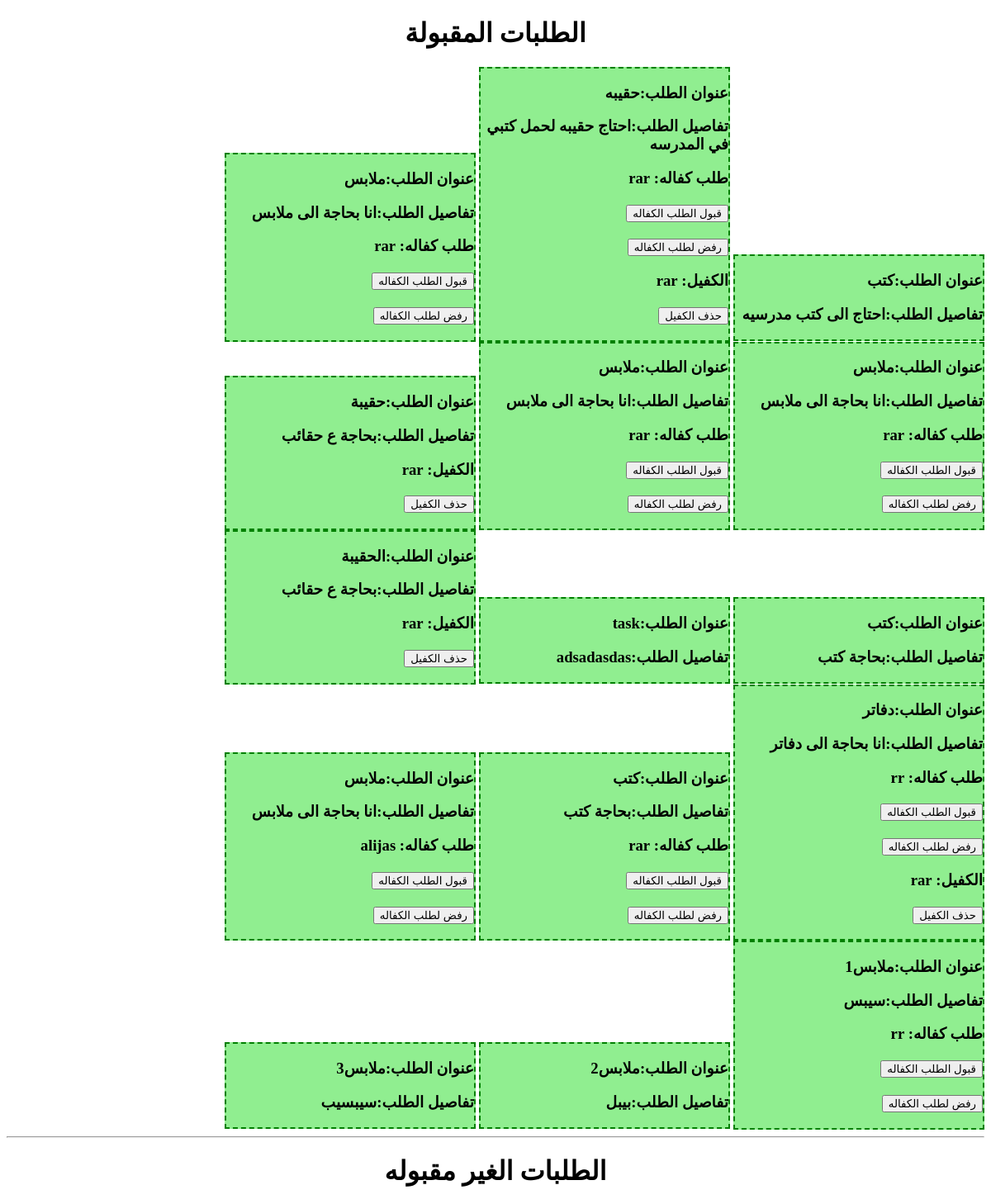
The app's page /sponsor/kafalat/ (signed in), older data.
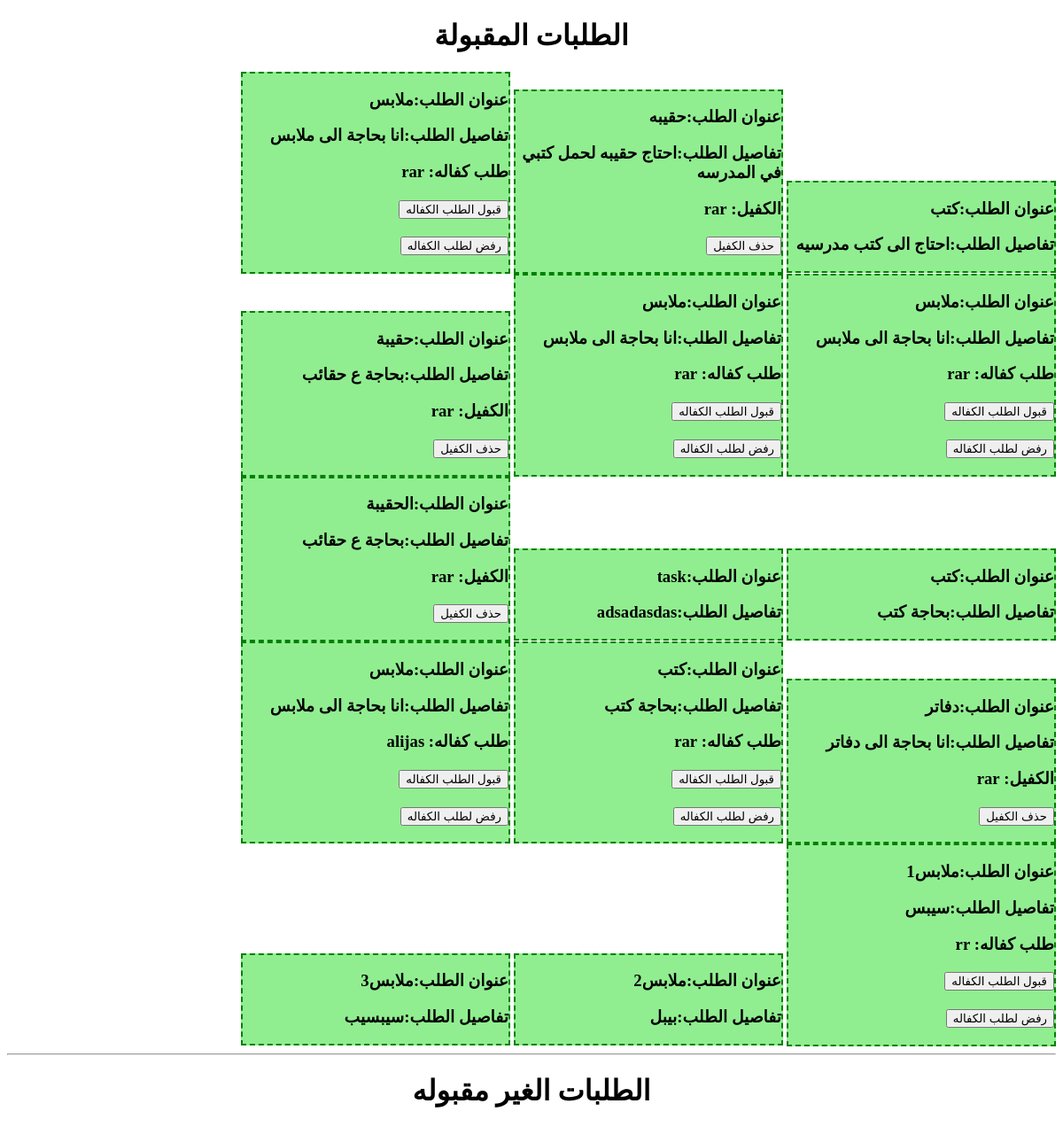
The same page, newer data.
### Students/models.py (models this page shows, shortened)
class Req_st(models.Model):
    title=models.CharField(max_length=200)
    info=models.TextField(max_length=1900)
    sender=models.CharField(max_length=200)
    date_up=models.DateField(auto_now_add=True)
    sponser=models.CharField(max_length=200,blank=True)
    approved=models.BooleanField(default=False)
    req_spon=models.CharField(max_length=250,blank=True)
    disable=models.BooleanField(default=False)

### Sponsors/views.py (the view)
@requires_csrf_token
def displayKafalat(request):
    if auth(request) == 2 or auth(request) == 1:  # sponsor or admin
        kta = Req_st.objects.filter(approved = True)
        kT = Req_st.objects.filter(sponser='',req_spon='',approved = True,disable = False)
        kF = Req_st.objects.filter(sponser='',req_spon='',approved = False,disable = False)
        return render(request, 'kafalat.html',{'kT':kT, 'kF': kF, 'kta':kta, 'auth': auth(request)})
    else:
        return redirect('home')

### accounts/views.py (called while the page is built, shortened)
def auth(request):
    sponsor_approved = Sponsor.objects.filter(username=request.user)
    student_approved = Students.objects.filter(username=request.user)
    x = 0
    if request.user.is_authenticated and not sponsor_approved and not student_approved:
        x = 1  # admin
    else:
        x = 4  # user
    return x

### Sponsors/templates/kafalat.html (shortened to what this page needs)
<!DOCTYPE html>
<html>
<head>
</head>
<body dir="rtl">
  {% if auth == 1%}
  <center><h1>الطلبات المقبولة<br></center>
      {% for i in kta %}
      <div style="border: dashed 2px green; width: 300px;display: inline-block; background-color: lightgreen;" dir="rtl">
                        <h3>عنوان الطلب:{{ i.title | safe }} </h3>
                      <h3>تفاصيل الطلب:{{ i.info | safe }}</h3>
                      {% if i.req_spon != '' %}
                                    <h3> طلب كفاله: {{ i.req_spon | safe }}</h3>
                                      <h3><button onclick="window.location.href='adminA/{{i.id | safe}}'"> قبول الطلب الكفاله </button></h3>
                                    <h3><button onclick="window.location.href='adminb/{{i.id | safe}}'"> رفض لطلب  الكفاله </button></h3>
                                  {% endif %}
                                  {% if i.sponser != '' %}
                                                <h3> الكفيل: {{ i.sponser | safe }}</h3>
                                                  <h3><button onclick="window.location.href='admind/{{i.id | safe}}'"> حذف الكفيل  </button></h3>
                                              {% endif %}
      </div>
{% endfor %}
<hr>
                <center><h1>الطلبات الغير مقبوله<br></center>
{% endif %}
</body>
</html>

Row changes from the older to the newer data that the page shows:
changed Req_st "حقيبه": req_spon "rar" → (not shown)
changed Req_st "دفاتر": req_spon "rr" → (not shown)
